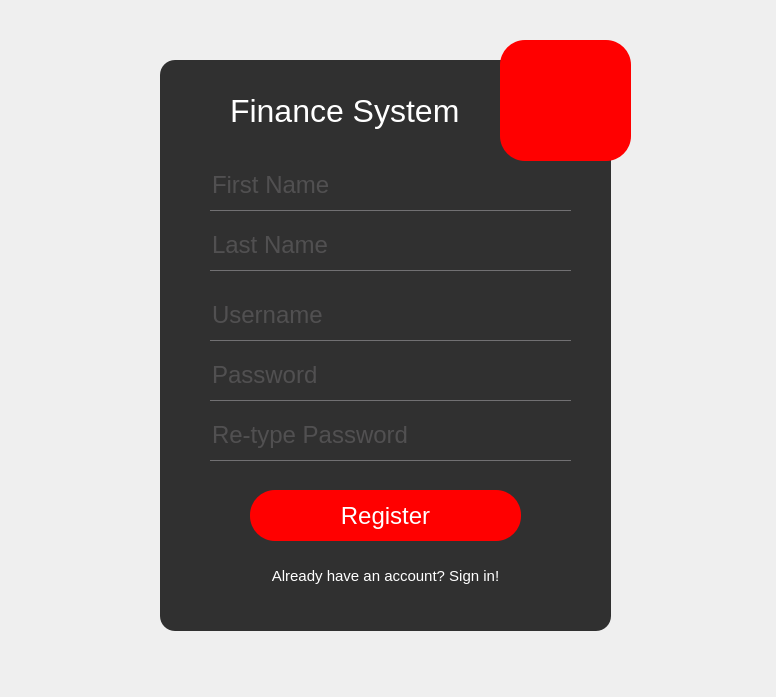
<?xml version="1.0" encoding="UTF-8"?>
<ui version="4.0">
 <class>Register</class>
 <widget class="QWidget" name="Register">
  <property name="geometry">
   <rect>
    <x>0</x>
    <y>0</y>
    <width>776</width>
    <height>697</height>
   </rect>
  </property>
  <property name="windowTitle">
   <string>MainWindow</string>
  </property>
  <property name="styleSheet">
   <string notr="true">* {
	font-family: arial;
	font-size: 24px;
}

#loginLabel {
	font-size: 32px;
	color: white;
}

#widget {
	background: rgba(0,0,0,0.8);
}

#loginFrame {
	background: rgba(0,0,0,0.8);
	border-radius: 15px;
}

QPushButton {
	color :white;
	background: red;
	border-radius: 25px;
}

QToolButton {
	background: red;
	border-radius: 25px;
}

QLineEdit {
	background: transparent;
	border: none;
	color: #717072;
	border-bottom: 1px solid #717072;
}

#pushButton_register {
	background: #b30000;
}</string>
  </property>
  <widget class="QStackedWidget" name="stackedWidget">
   <property name="geometry">
    <rect>
     <x>0</x>
     <y>0</y>
     <width>811</width>
     <height>701</height>
    </rect>
   </property>
   <property name="styleSheet">
    <string notr="true">* {
	font-family: arial;
	font-size: 24px;
}

#loginLabel {
	font-size: 32px;
	color: white;
}

#stackedWidget {
background: url(:/nowyPrzedrostek/mountains.jpg);

}

#loginFrame {

	background: rgba(0,0,0,0.8);
	border-radius: 15px;
}

QPushButton {
	color :white;
	background: red;
	border-radius: 25px;
}

QToolButton {
	background: red;
	border-radius: 25px;
}

QPushButton:hover {
	background: white;
	color: red;
}

QLineEdit {
	background: transparent;
	border: none;
	color: #717072;
	border-bottom: 1px solid #717072;
}

#pushButton_login {
	background: none;
	font-size: 15px;
}</string>
   </property>
   <widget class="QWidget" name="page1">
    <widget class="QFrame" name="loginFrame">
     <property name="geometry">
      <rect>
       <x>160</x>
       <y>60</y>
       <width>451</width>
       <height>571</height>
      </rect>
     </property>
     <property name="frameShape">
      <enum>QFrame::StyledPanel</enum>
     </property>
     <property name="frameShadow">
      <enum>QFrame::Raised</enum>
     </property>
     <widget class="QLabel" name="loginLabel">
      <property name="geometry">
       <rect>
        <x>70</x>
        <y>20</y>
        <width>231</width>
        <height>61</height>
       </rect>
      </property>
      <property name="text">
       <string>Finance System</string>
      </property>
     </widget>
     <widget class="QLineEdit" name="lineEdit_user">
      <property name="geometry">
       <rect>
        <x>50</x>
        <y>230</y>
        <width>361</width>
        <height>51</height>
       </rect>
      </property>
      <property name="inputMask">
       <string/>
      </property>
      <property name="text">
       <string/>
      </property>
      <property name="placeholderText">
       <string>Username</string>
      </property>
     </widget>
     <widget class="QLineEdit" name="lineEdit_password">
      <property name="geometry">
       <rect>
        <x>50</x>
        <y>290</y>
        <width>361</width>
        <height>51</height>
       </rect>
      </property>
      <property name="inputMask">
       <string/>
      </property>
      <property name="text">
       <string/>
      </property>
      <property name="echoMode">
       <enum>QLineEdit::Password</enum>
      </property>
      <property name="placeholderText">
       <string>Password</string>
      </property>
     </widget>
     <widget class="QPushButton" name="pushButton_register">
      <property name="enabled">
       <bool>true</bool>
      </property>
      <property name="geometry">
       <rect>
        <x>90</x>
        <y>430</y>
        <width>271</width>
        <height>51</height>
       </rect>
      </property>
      <property name="text">
       <string>Register</string>
      </property>
     </widget>
     <widget class="QLineEdit" name="lineEdit_name">
      <property name="geometry">
       <rect>
        <x>50</x>
        <y>100</y>
        <width>361</width>
        <height>51</height>
       </rect>
      </property>
      <property name="inputMask">
       <string/>
      </property>
      <property name="text">
       <string/>
      </property>
      <property name="placeholderText">
       <string>First Name</string>
      </property>
     </widget>
     <widget class="QLineEdit" name="lineEdit_lase_name">
      <property name="geometry">
       <rect>
        <x>50</x>
        <y>160</y>
        <width>361</width>
        <height>51</height>
       </rect>
      </property>
      <property name="inputMask">
       <string/>
      </property>
      <property name="text">
       <string/>
      </property>
      <property name="placeholderText">
       <string>Last Name</string>
      </property>
     </widget>
     <widget class="QLineEdit" name="lineEdit_password_2">
      <property name="geometry">
       <rect>
        <x>50</x>
        <y>350</y>
        <width>361</width>
        <height>51</height>
       </rect>
      </property>
      <property name="inputMask">
       <string/>
      </property>
      <property name="text">
       <string/>
      </property>
      <property name="echoMode">
       <enum>QLineEdit::Password</enum>
      </property>
      <property name="placeholderText">
       <string>Re-type Password</string>
      </property>
     </widget>
     <widget class="QPushButton" name="pushButton_login">
      <property name="geometry">
       <rect>
        <x>90</x>
        <y>490</y>
        <width>271</width>
        <height>51</height>
       </rect>
      </property>
      <property name="text">
       <string>Already have an account? Sign in!</string>
      </property>
     </widget>
    </widget>
    <widget class="QToolButton" name="toolButton">
     <property name="geometry">
      <rect>
       <x>500</x>
       <y>40</y>
       <width>131</width>
       <height>121</height>
      </rect>
     </property>
     <property name="styleSheet">
      <string notr="true">image: url(:/nowyPrzedrostek/user.png);</string>
     </property>
     <property name="text">
      <string/>
     </property>
     <property name="icon">
      <iconset>
       <normaloff>nowyPrzedrostek/user.png</normaloff>nowyPrzedrostek/user.png</iconset>
     </property>
     <property name="iconSize">
      <size>
       <width>64</width>
       <height>64</height>
      </size>
     </property>
    </widget>
   </widget>
  </widget>
 </widget>
 <resources/>
 <connections/>
</ui>
